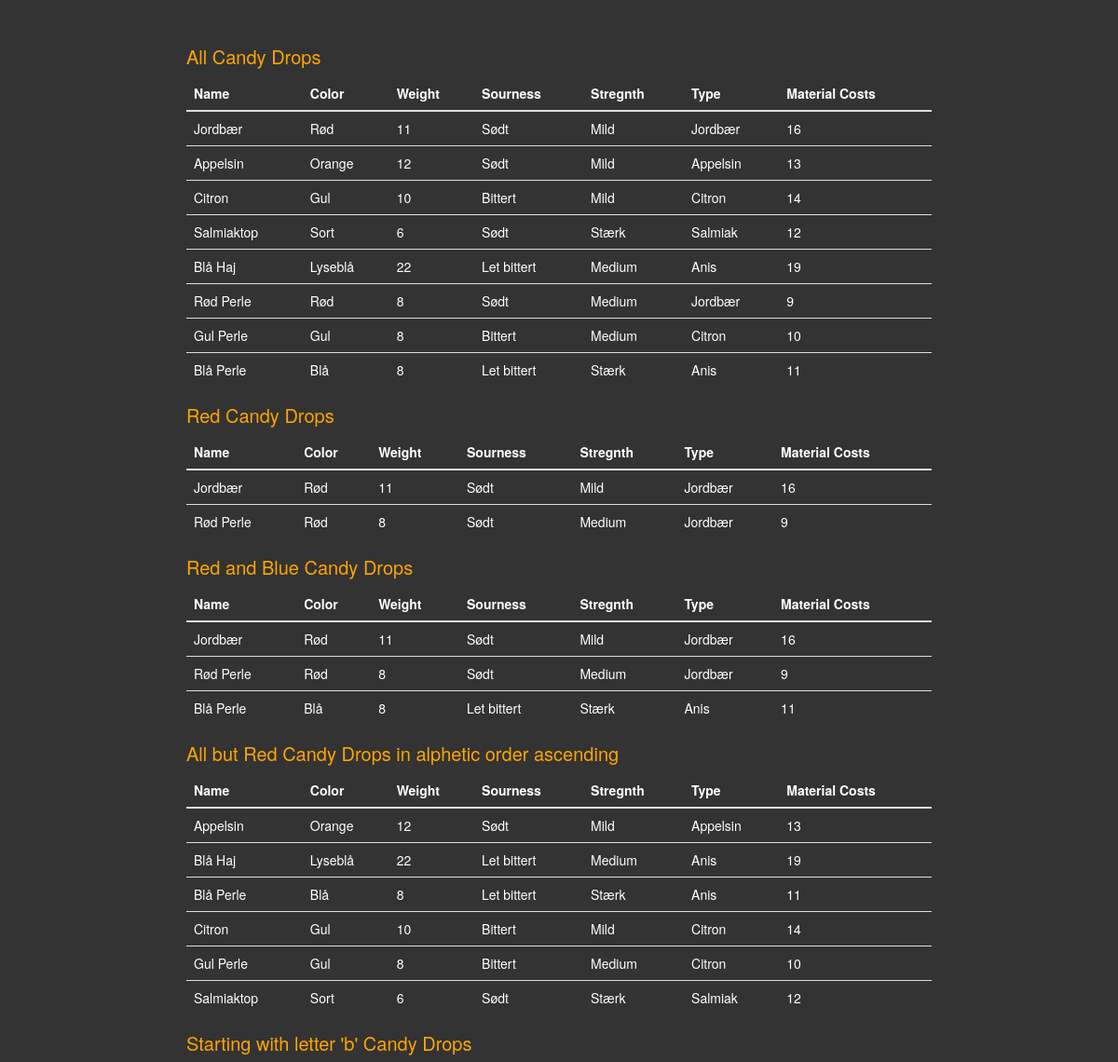
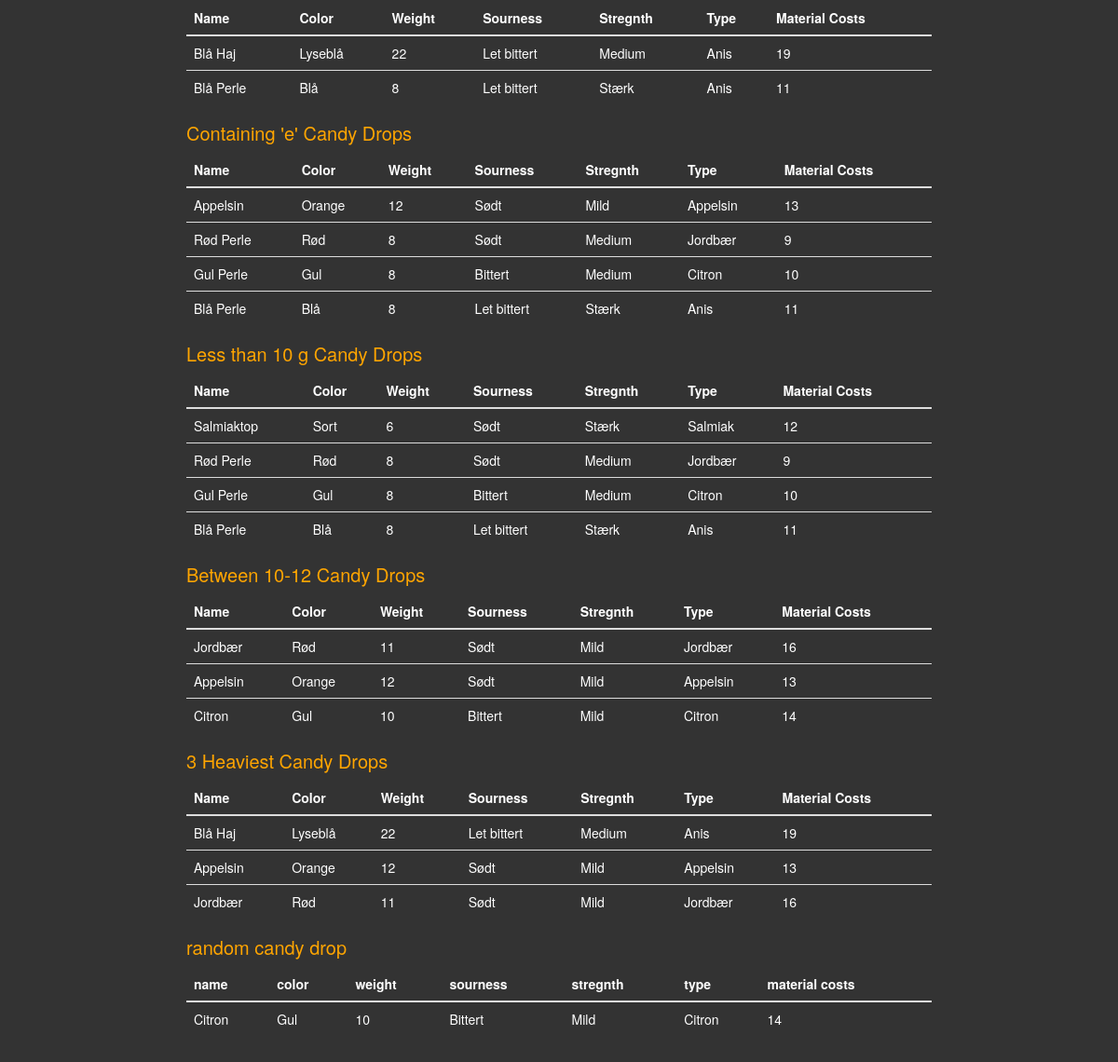
The page / on the database its author committed (2 pictures, top to bottom).
### app.py (models this page shows, shortened)
class CandyDrop(db.Model):
    __tablename__ = 'candydrops'
    id = db.Column(db.Integer, primary_key=True)
    name = db.Column(db.String(250), nullable=False)
    weight = db.Column(db.Integer, nullable=False)
    material_cost = db.Column(db.Integer, nullable=False)
    color_id = db.Column(db.Integer, db.ForeignKey('colors.id'), nullable=False) #Using the table name!
    sourness_id = db.Column(db.Integer, db.ForeignKey('sournesses.id'), nullable=False)
    strength_id = db.Column(db.Integer, db.ForeignKey('strengths.id'), nullable=False)
    type_id = db.Column(db.Integer, db.ForeignKey('types.id'), nullable=False)

class Color(db.Model):
    __tablename__ = 'colors'
    id = db.Column(db.Integer, primary_key=True)
    name = db.Column(db.String(250), nullable=False)
    candydrops = db.relationship('CandyDrop', backref='color', lazy=True, uselist=False)
    def __repr__(self):
        return self.name

class Sourness(db.Model):
    __tablename__ = 'sournesses'
    id = db.Column(db.Integer, primary_key=True)
    value = db.Column(db.String(250), nullable=False)
    candydrops = db.relationship('CandyDrop', backref='sourness', lazy=True, uselist=False)
    def __repr__(self):
        return self.value

class Strength(db.Model):
    __tablename__ = 'strengths'
    id = db.Column(db.Integer, primary_key=True)
    value = db.Column(db.String(250), nullable=False)
    candydrops = db.relationship('CandyDrop', backref='strength', lazy=True, uselist=False)
    def __repr__(self):
        return self.value

class Type(db.Model):
    __tablename__ = 'types'
    id = db.Column(db.Integer, primary_key=True)
    name = db.Column(db.String(250), nullable=False)
    candydrops = db.relationship('CandyDrop', backref='type', lazy=True, uselist=False)
    def __repr__(self):
        return self.name

### app.py (the view)
@app.route("/")
def home():
    all_candies = CandyDrop.query.all()
    red_candies = db.session.query(CandyDrop).join(Color).filter(Color.name == 'Rød').all()
    red_blue_candies = db.session.query(CandyDrop).join(Color).filter(db.or_(Color.name == 'Rød', Color.name == 'Blå')).all()
    not_red_candies = db.session.query(CandyDrop).join(Color).filter(Color.name != 'Rød').order_by(CandyDrop.name.asc()).all()
    starting_b_candies = db.session.query(CandyDrop).filter(CandyDrop.name.like('b%')).all()
    containing_e_candies = db.session.query(CandyDrop).filter(CandyDrop.name.like('%e%')).all()
    weight_less_10_candies = db.session.query(CandyDrop).filter(CandyDrop.weight < 10).order_by(CandyDrop.weight.asc()).all()
    weight_between_10_12_candies = db.session.query(CandyDrop).filter(10 <= CandyDrop.weight, CandyDrop.weight <= 12).all()
    top_3_heaviest_candies = db.session.query(CandyDrop).order_by(CandyDrop.weight.desc()).limit(3).all()
    random_candy = db.session.query(CandyDrop).order_by(func.random()).first()
    return render_template('index.html', all_candies=all_candies, red_candies=red_candies, red_blue_candies=red_blue_candies,
                           not_red_candies=not_red_candies, starting_b_candies=starting_b_candies, containing_e_candies=containing_e_candies,
                           weight_less_10_candies=weight_less_10_candies, weight_between_10_12_candies=weight_between_10_12_candies,
                           top_3_heaviest_candies=top_3_heaviest_candies, random_candy=random_candy)

### templates/index.html (shortened to what this page needs)
{% extends 'bootstrap/base.html' %}
{% import "bootstrap/wtf.html" as wtf %}
{% block styles %}
{{ super() }}
<link rel="stylesheet" href="{{ url_for('static', filename='css/styles.css') }}">
{% endblock %}
{% block content %}
<div class="">
    <h1>All Candy Drops</h1>
    <table class="table">
        <thead>
        <th>Name</th>
        <th>Color</th>
        <th>Weight</th>
        <th>Sourness</th>
        <th>Stregnth</th>
        <th>Type</th>
        <th>Material Costs</th>
        </thead>
        {% for candy in all_candies: %}
        <tr>
            <td>{{ candy.name }}</td>
            <td>{{ candy.color }}</td>
            <td>{{ candy.weight }}</td>
            <td>{{ candy.sourness }}</td>
            <td>{{ candy.strength }}</td>
            <td>{{ candy.type }}</td>
            <td>{{ candy.material_cost }}</td>
        </tr>
        {% endfor %}
    </table>
    <h1>Red Candy Drops</h1>
    <table class="table">
        <thead>
        <th>Name</th>
        <th>Color</th>
        <th>Weight</th>
        <th>Sourness</th>
        <th>Stregnth</th>
        <th>Type</th>
        <th>Material Costs</th>
        </thead>
        {% for candy in red_candies: %}
        <tr>
            <td>{{ candy.name }}</td>
            <td>{{ candy.color }}</td>
            <td>{{ candy.weight }}</td>
            <td>{{ candy.sourness }}</td>
            <td>{{ candy.strength }}</td>
            <td>{{ candy.type }}</td>
            <td>{{ candy.material_cost }}</td>
        </tr>
        {% endfor %}
    </table>
    <h1>Red and Blue Candy Drops</h1>
    <table class="table">
        <thead>
        <th>Name</th>
        <th>Color</th>
        <th>Weight</th>
        <th>Sourness</th>
        <th>Stregnth</th>
        <th>Type</th>
        <th>Material Costs</th>
        </thead>
        {% for candy in red_blue_candies: %}
        <tr>
            <td>{{ candy.name }}</td>
            <td>{{ candy.color }}</td>
            <td>{{ candy.weight }}</td>
            <td>{{ candy.sourness }}</td>
            <td>{{ candy.strength }}</td>
            <td>{{ candy.type }}</td>
            <td>{{ candy.material_cost }}</td>
        </tr>
        {% endfor %}
    </table>
    <h1>All but Red Candy Drops in alphetic order ascending</h1>
    <table class="table">
        <thead>
        <th>Name</th>
        <th>Color</th>
        <th>Weight</th>
        <th>Sourness</th>
        <th>Stregnth</th>
        <th>Type</th>
        <th>Material Costs</th>
        </thead>
        {% for candy in not_red_candies: %}
        <tr>
            <td>{{ candy.name }}</td>
            <td>{{ candy.color }}</td>
            <td>{{ candy.weight }}</td>
            <td>{{ candy.sourness }}</td>
            <td>{{ candy.strength }}</td>
            <td>{{ candy.type }}</td>
            <td>{{ candy.material_cost }}</td>
        </tr>
        {% endfor %}
    </table>
    <h1>Starting with letter 'b' Candy Drops</h1>
    <table class="table">
        <thead>
        <th>Name</th>
        <th>Color</th>
        <th>Weight</th>
        <th>Sourness</th>
        <th>Stregnth</th>
        <th>Type</th>
        <th>Material Costs</th>
        </thead>
        {% for candy in starting_b_candies: %}
        <tr>
            <td>{{ candy.name }}</td>
            <td>{{ candy.color }}</td>
            <td>{{ candy.weight }}</td>
            <td>{{ candy.sourness }}</td>
            <td>{{ candy.strength }}</td>
            <td>{{ candy.type }}</td>
            <td>{{ candy.material_cost }}</td>
        </tr>
        {% endfor %}
    </table>
    <h1>Containing 'e' Candy Drops</h1>
    <table class="table">
        <thead>
        <th>Name</th>
        <th>Color</th>
        <th>Weight</th>
        <th>Sourness</th>
        <th>Stregnth</th>
        <th>Type</th>
        <th>Material Costs</th>
        </thead>
        {% for candy in containing_e_candies: %}
        <tr>
            <td>{{ candy.name }}</td>
            <td>{{ candy.color }}</td>
            <td>{{ candy.weight }}</td>
            <td>{{ candy.sourness }}</td>
            <td>{{ candy.strength }}</td>
            <td>{{ candy.type }}</td>
            <td>{{ candy.material_cost }}</td>
        </tr>
        {% endfor %}
    </table>
    <h1>Less than 10 g Candy Drops</h1>
    <table class="table">
        <thead>
        <th>Name</th>
        <th>Color</th>
        <th>Weight</th>
        <th>Sourness</th>
        <th>Stregnth</th>
        <th>Type</th>
        <th>Material Costs</th>
        </thead>
        {% for candy in weight_less_10_candies: %}
        <tr>
            <td>{{ candy.name }}</td>
            <td>{{ candy.color }}</td>
            <td>{{ candy.weight }}</td>
            <td>{{ candy.sourness }}</td>
            <td>{{ candy.strength }}</td>
            <td>{{ candy.type }}</td>
            <td>{{ candy.material_cost }}</td>
        </tr>
        {% endfor %}
    </table>
    <h1>Between 10-12 Candy Drops</h1>
    <table class="table">
        <thead>
        <th>Name</th>
        <th>Color</th>
        <th>Weight</th>
        <th>Sourness</th>
        <th>Stregnth</th>
        <th>Type</th>
        <th>Material Costs</th>
        </thead>
        {% for candy in weight_between_10_12_candies: %}
        <tr>
            <td>{{ candy.name }}</td>
            <td>{{ candy.color }}</td>
            <td>{{ candy.weight }}</td>
            <td>{{ candy.sourness }}</td>
            <td>{{ candy.strength }}</td>
            <td>{{ candy.type }}</td>
            <td>{{ candy.material_cost }}</td>
        </tr>
        {% endfor %}
    </table>
    <h1>3 Heaviest Candy Drops</h1>
    <table class="table">
        <thead>
        <th>Name</th>
        <th>Color</th>
        <th>Weight</th>
        <th>Sourness</th>
        <th>Stregnth</th>
        <th>Type</th>
        <th>Material Costs</th>
        </thead>
        {% for candy in top_3_heaviest_candies: %}
        <tr>
            <td>{{ candy.name }}</td>
            <td>{{ candy.color }}</td>
            <td>{{ candy.weight }}</td>
            <td>{{ candy.sourness }}</td>
            <td>{{ candy.strength }}</td>
            <td>{{ candy.type }}</td>
            <td>{{ candy.material_cost }}</td>
        </tr>
        {% endfor %}
    </table>
    <h1>random candy drop</h1>
    <table class="table">
        <thead>
        <th>name</th>
        <th>color</th>
        <th>weight</th>
        <th>sourness</th>
        <th>stregnth</th>
        <th>type</th>
        <th>material costs</th>
        </thead>
        <tr>
            <td>{{ random_candy.name }}</td>
            <td>{{ random_candy.color }}</td>
            <td>{{ random_candy.weight }}</td>
            <td>{{ random_candy.sourness }}</td>
            <td>{{ random_candy.strength }}</td>
            <td>{{ random_candy.type }}</td>
            <td>{{ random_candy.material_cost }}</td>
        </tr>
    </table>
</div>
{% endblock %}

### static/css/styles.css (style rules this page uses)
body { background-color: #333; color: white; margin: 5rem 20rem; }
h1 { color: orange; font-size: 2rem; }

### rows shown on the page
CandyDrop: name "Jordbær", color "Rød", weight "11", sourness "Sødt", strength "Mild", type "Jordbær", material_cost "16"
CandyDrop: name "Appelsin", color "Orange", weight "12", sourness "Sødt", strength "Mild", type "Appelsin", material_cost "13"
CandyDrop: name "Citron", color "Gul", weight "10", sourness "Bittert", strength "Mild", type "Citron", material_cost "14"
CandyDrop: name "Salmiaktop", color "Sort", weight "6", sourness "Sødt", strength "Stærk", type "Salmiak", material_cost "12"
CandyDrop: name "Blå Haj", color "Lyseblå", weight "22", sourness "Let bittert", strength "Medium", type "Anis", material_cost "19"
CandyDrop: name "Rød Perle", color "Rød", weight "8", sourness "Sødt", strength "Medium", type "Jordbær", material_cost "9"
CandyDrop: name "Gul Perle", color "Gul", weight "8", sourness "Bittert", strength "Medium", type "Citron", material_cost "10"
CandyDrop: name "Blå Perle", color "Blå", weight "8", sourness "Let bittert", strength "Stærk", type "Anis", material_cost "11"
Color: color "Gul"
Sourness: sourness "Bittert"
Strength: strength "Mild"
Type: type "Citron"
